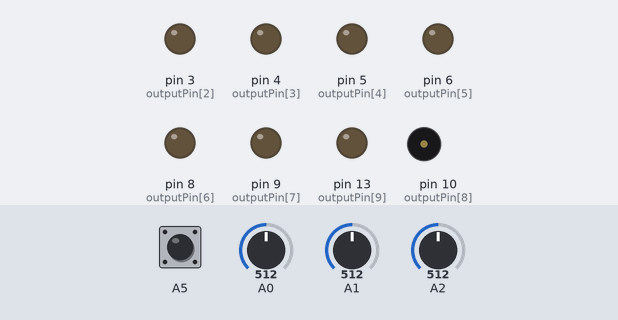
Bench run of a sketch on a simulated Arduino Uno, built with avr-gcc and run on an emulated ATmega328P. Shown: output pins drawn as LEDs (lit = HIGH), buzzer (waves = sounding). The inputs (shaded band) are chosen by the test bench; at power-on: A0 = 512, A1 = 512, A2 = 512, A5 HIGH.

Above: at 1.2 s.
1.3 s: A0 set to 890
At 4.0 s:
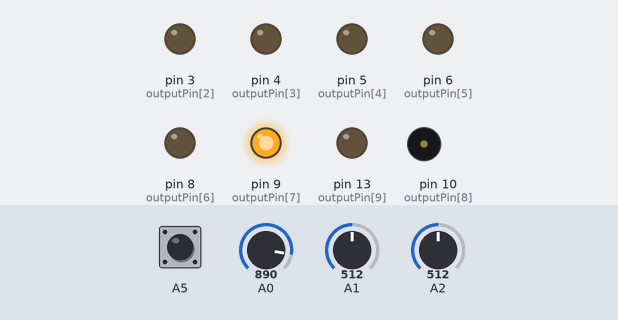
4.3 s: A0 set to 858
At 5.5 s:
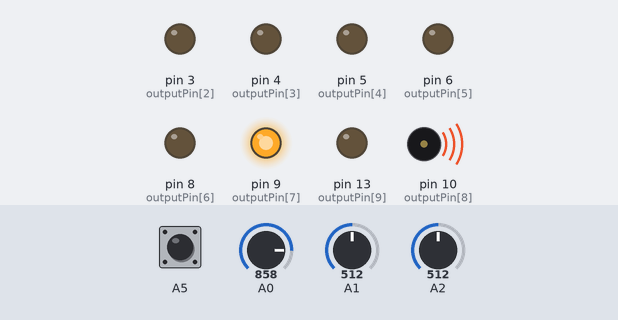
7.2 s: A0 set to 839
At 11.4 s:
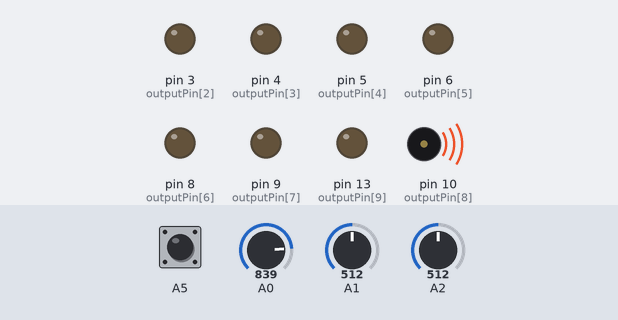
Timing chart, 0 to 19.2 s (numbered marks = the images above; inputs shaded):
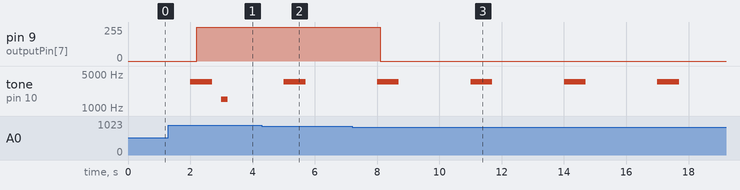

Measured:
- the behaviour switches between 850 and 849 on A0 (found by bisection; images 2 and 3)
- after the input at 1.3 s, pin 9 (outputPin[7]): 0/255 → 255/255 after 0.91 s
- after the input at 4.3 s, pin 9 (outputPin[7]): 255/255 → 254/255 at once
- after the input at 7.2 s, pin 9 (outputPin[7]): 254/255 → 0/255 after 0.91 s
- by itself, tone on pin 10 (outputPin[8]): alternates 3500 Hz for 0.70 s and silent for 2.3 s

The sketch:

helmet_3.ino
```cpp
byte outputPin[]={0,1,3,4,5,6,8,9,10,13};
byte inputPin[]={2};
byte mode[4];


float v; //這個v還不曉得要幹嘛
//uint8_t ;
uint16_t pwm=200;     //降壓的輸出PWM
uint16_t anareadA0;   //輸出的回授 (3.3K/10+3.3K)
uint16_t anareadA1;   //電池電源   (2.2K/10+2.2K)
uint8_t batstate=2;   //[2滿電] [1半電] [0喔不喵]
uint16_t anareadA2;   //光敏      (電源用ref的1.1V 固定10K to GND/光敏亮阻1K_暗阻70K+)
uint8_t digreadA5;   //按鍵

float brightness;  //光敏數據累加  (最多64K)
uint8_t chekst_brtns; //check sent brightness不然他會在一小段時間內重複執行個很多次
uint8_t enviro;       //[2大白天] 4KΩ/1000lux [1黃昏] 50KΩ/20lux [0晚上暗咪哞]
uint8_t chek2set_evro; //check to set enviro 要在brightness 量測6次以後，再進行enviro輸出

//按鈕偵測腳digitalread(A5);
unsigned long prstime = 0;  //按下按鈕的時間(用來儲存millis()，1200個小時才會溢位，安啦)
bool interval = 0; //1秒內有間隔嗎? 0為沒有間隔
unsigned long futtime = 0;  //未來接著要進行檢測的那個時間
bool curstat = 0;  //當前狀態，以供後續比較
bool reported = 0; //避免重複報告

uint8_t mod=1 , mod1=0 , mod2=0 , mod3=0 , mod4=0;
uint8_t inp=0; //作為輸入儲存器 1短 2連擊 3長按

/*這裡有個小小問題：
 * 電源會變動、光敏會變動，如何確定真正的讀值？
 * Ans: 利用電源回授(A1)加入光敏(A2)的運算
 * Sol:
 *  由於
 *      V  =A1*(1.1/1023)*(12.2K/2.2K)
 *
 *      V   =A1*(0.98/1023)*(38K+6.8K/6.8K)
 *
 *      A2 =V*(CDS/(CDS+10K))*(1023/1.1)
 *         =A1*5.5454...*(CDS/(10K+CDS))
 *
 *      A2 =V*(CDS/(CDS+38K))*(1023/0.98)
 *         =A1*6.588...*(CDS/(38K+CDS))
 *  因此在此時量到的A2
 *      白天與黃昏的交界：A2=A1*5.5454*(4K/4+10K)=A1*1.5844
 *                     A2=A1*6.588*(4K/4+38K)=A1*0.6274
 *      黃昏與晚上的交界：A2=A1*5.5454*(50k/50+10K)=A1*4.6212
 *                     A2=A1*6.588*(50k/50+38K)=A1*3.7432
 *  利用此數據的方法為
 *      if(A2/A1 < 0.6274){則為白天}
 *      if(0.6274 < A2/A1 && A2/A1 < 3.7432){則為黃昏}
 *      if(3.7432 < A2/A1){則為晚上}
 *
 */

//不要用LGT不要用LGT太可怕太難用資訊不全

void setup() {
  for(byte i=0;i<10;i++){
    pinMode(outputPin[i],OUTPUT); //將所有腳位設為輸出
  }
  pinMode(A5, INPUT_PULLUP);//uhh內建上拉電阻好像是38K(至少要開啟2個上拉，才會是38K，否則一個是41K)
  pinMode(A1, INPUT_PULLUP);

  analogReference(INTERNAL); //偵測電壓，用內部1.1V (實際1.8V)//LGT默認為1.1V，EASY~
  Serial.begin(9600);
  //tone(10, 4000, 70);

}

void loop() {
/*------------------輸出電源調控--------------------*/
  pwm = constrain(pwm, 1, 254);//避免PWM爆錶 //尬的，LGT最滿不是255，是16384！
  //if(millis()%10==0){
  //這麼做是避免程式跑到一半，讀到不同的值
    anareadA0=analogRead(A0); //輸出回饋
    anareadA1=analogRead(A1); //電池電量偵測
    anareadA2=analogRead(A2); //光敏_亮1K~暗200K_(內部上拉10K)
    digreadA5=digitalRead(A5);//按鍵
  //if(millis()%100){
  //v=1.1 * anareadA0 / 1023; //100mS偵測一次電壓，權衡精準與省電


  //降壓輸出的回授分壓電阻為3.3K/10K+3.3K=0.248倍......這個10K目前是用外部的炭膜電阻
  //若v=3.4，則A0讀到3.4*0.248/1.1*1023=784.176
  //
  //因應新的(不知哪來的)1.8V參考源，
  //若v=3.4，則A0讀到3.4*0.248/1.8*1023=479.219
  //但是實驗發現，A0=880~850
  //
  //我發現：
  //儘管內置參考源為1.1V，依然受到電源電壓影響。意即，當電壓源為3.5V或4.2V時，讀到的ADC值雖然一樣，實際電壓卻會不同。

  //注意，內建上拉38K，外部固定6.8K，0.1517倍率
  //超怪，我又算出新的參考源變成1.8V (OK最新數據0.98V
  //那麼:
  //若v=3.9，則A1讀到3.9*0.1517/0.98*1023=617.59  (0.591V
  //若v=3.5，則A1讀到3.5*0.1517/0.98*1023=554.25  (0.530V
  //


  if (880 < anareadA0 ){

    pwm+=1;
    //因用的是P型半導體，故邏輯相反
  }
  if (850 > anareadA0 ){

    pwm-=1;
    //因用的是P型半導體，故邏輯相反
  }
  //analogWrite(9,16383);
  //尬的嘞，LGT的PWM輸出最滿是16383
  analogWrite(9,pwm);

/*----------------電池電源偵測---------------*/
  if (millis()>3000){

    //等完全開機
    if (617 > anareadA1 && anareadA1 > 554){

      //注意這if不能寫成if(660 > anareadA1 > 586) 會卡死，務必分成2段
      //從滿電變成半電
      if(batstate>1){
        batstate=1;
        tone(10, 3000, 200);
        //Serial.print("-----半--------");
      }
    }
    if (554 > anareadA1 ){
      //從半電變成沒電
      //喔不！停電了
      //ahhhhh！
      if(batstate>0){
        batstate=0;
        tone(10, 1500, 200);
        //Serial.print("------0-------");
      }
    }
  }
/*--------------環境亮度判斷------------------*/

  if((millis()/10)%100==0 && chekst_brtns==0){
    //累加3次(1秒1次)就好
    //寫成除X再取%Y這樣，是因為不太可能程式每次執行到這裡時，正好millis都是整數，會被辣掉。但總會在100mS內執行完吧!
    brightness+=anareadA2;
    chekst_brtns=1;
    chek2set_evro+=1;

//    Serial.print("anareadA2= ");
//    Serial.println(anareadA2);

  }
  if((millis()/10)%100>50 && chekst_brtns==1){
    //check sent brightness不然他會在一小段時間內重複執行個很多次
    chekst_brtns=0;
  }

  if(chek2set_evro>2 ){
    //將檢驗結果送出(3秒1次)

      if(brightness>1500){
          //this is 白天
          enviro=2;
          tone(10, 3500, 700);
      }
      else {
          enviro=1;
          tone(10, 3500, 2000);
      }

//    Serial.print("brightness= ");
//    Serial.print(brightness);
//
//    Serial.print(" enviro= ");
//    Serial.println(enviro);
//    Serial.println("");
    brightness=0;
    chek2set_evro=0;
  }

/*-------------按鍵偵測-----------------------*/
    if (millis()/10 % 100 == 0) {
        Serial.println(); //換行，表示資料有在更新
        /*
        Serial.print(" inp=");
        Serial.println(inp);
        inp=0;  //記得，inp用過以後，再歸零，不然還沒用就被丟了
        */
    }

    if ((digreadA5 == LOW) && (curstat == 0)&&(reported ==0)) {
      //確認之前沒有按過，啟動感知程序
        prstime = millis();
        futtime = millis() + 600; //0.6秒
        curstat = 1;
    }

    if (digreadA5 == HIGH && (curstat == 1) && (millis() < futtime)&&(reported == 0)) {
      interval = 1; //期間內有中斷發生
      //Serial.println(interval); //換行，表示資料有在更新
    }

    if (digreadA5 == LOW && (interval == 1) && (millis() < futtime)&&(reported == 0) ) {
      //發現按下，而且之前有按過，中間還有間隔，這是連2按!!
      //Serial.print(reported);
      //Serial.println(interval);
      //Serial.println(millis());
      //Serial.println(futtime);
      Serial.println("double press");
      inp=2;
      reported = 1 ;//避免"short press出來亂"
      interval = 0; //清空
      curstat = 0;  //清空
      //Serial.print(reported);
      //Serial.println(interval);
    }

    if (digreadA5 == HIGH && (curstat == 1) && (millis() >= futtime) && (interval == 0) &&(reported == 0) ) {
      //有觸發&&時間到&&沒有中斷，這是長按!!
      Serial.println("long press");
      inp=3;
      interval = 0 ;//清空
      reported = 1; //避免"short press"出來亂
    }

    if ((curstat == 1) && (millis() >= futtime) && (interval == 1) &&(reported == 0) ) {
      //有觸發&&時間到&&有中斷，這是單按!!
      Serial.println("single press");
      inp=1;
      interval = 0 ;//清空
      reported = 1;
    }

    if(millis() > futtime+10){
      reported = 0;//清空

    }

    if (digreadA5 == HIGH && (curstat == 1) && (millis() > futtime)) {
      curstat = 0;//curstat工作結束，下台鞠躬 (讀取LOW是為了避免是按鈕長按太久)
      //簡言之，這一條是避免手指抽筋，long press按太久


    }


/*-------------模式如何切換-----------------------*/

  switch(inp){
      case 1: Serial.println("SHORT");
              //去睡覺
              inp=0;
              break;
      case 2: Serial.println("DOUBLE");
              //進入下一個子模式
              if(mod==1){
                //一般感光
                mod1+=1;
                if(mod1>3){ mod1=1; }
                Serial.print("mod1=");
                Serial.println(mod1); }

              if(mod==2){
                //手電筒
                mod2+=1;
                if(mod2>1){mod2=1;  }
                Serial.print("mod2=");
                Serial.println(mod2);}

              if(mod==3){
                //回報(電壓)
                mod3+=1;
                if(mod3>1){mod3=1;  }
                Serial.print("mod3=");
                Serial.println(mod3);}

              /*
              if(mod==4){
                //SOS(選)
                mod4+=1;
                if(mod4>3){mod4=1;  }
                Serial.print("mod4=");
                Serial.println(mod4);}

              inp=0;
              break;
              */

      case 3: Serial.println("LONG");
              mod +=1 ;
              mod1=0;
              mod2=0;
              mod3=0;
             // mod4=0; //當用LONG切換母模式，將所有子模式歸零
              if(mod>4){mod=1;}
              Serial.print("mod=");
              Serial.println(mod);

              inp=0;
              break;
    }

/*-------------按鍵模式定義--------------------*/
/*
switch(mode[1]){
    case 0:
        //這個沒用到
        break;

    case 1:
        //感光
        switch(enviro){
            case 0:
                //晚上

                break;

            case 1:
                //黃昏

                break;

            case 2:
                //白天

                break;

        }
        break;

    case 2:
        //簡易

        break;

    case 3:
        //強制照明

        break;

    case 4:
        //強制閃燈

        break;

}
*/

/*-------------亮燈模式定義--(等會兒，太複雜不要問很可怕)-----------*/

  delay(3);
}
```

OLD_data.ino
```cpp
//降壓輸出的回授分壓電阻為3.3K/10K+3.3K=0.248倍......錯，舊數據
  //若v=3.4，則A0讀到3.4*0.248/1.1*1023=784.176
  //
  //因應新的(不知哪來的)1.8V參考源，
  //若v=3.4，則A0讀到3.4*0.248/1.8*1023=479.219
  //但是實驗發現，A0=880~850
  //
  //我發現：
  //儘管內置參考源為1.1V，依然受到電源電壓影響。意即，當電壓源為3.5V或4.2V時，讀到的ADC值雖然一樣，實際電壓卻會不同。

  //電池電源的回授分壓電阻為2.2K/10K+2.2K=0.18倍 (會用2.2K而非3.3K是為了在最大精準下不會爆錶
  //若v=3.9，則A1讀到3.9*0.18/1.1*1023=652.86
  //若v=3.5，則A1讀到3.5*0.18/1.1*1023=585.9
  //
  //怪怪，內置參考源變成1.6V
  //那麼:
  //若v=3.9，則A1讀到3.9*0.18/1.6*1023=448.84
  //若v=3.5，則A1讀到3.5*0.18/1.6*1023=408.806
  //
  //超怪，我又算出新的參考源變成1.8V
  //那麼:
  //若v=3.9，則A1讀到3.9*0.18/1.8*1023=398.97
  //若v=3.5，則A1讀到3.5*0.18/1.8*1023=358.05
  //
```
